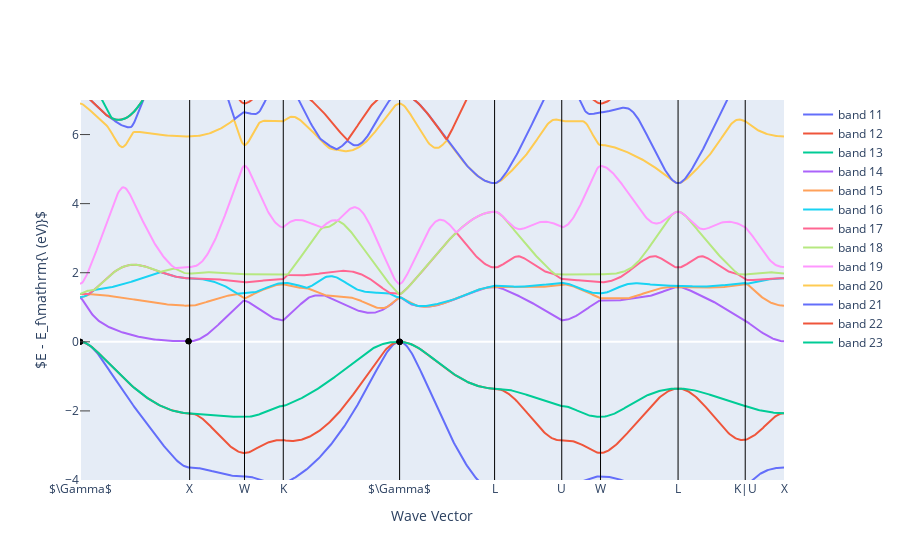

The notebook cell saved with this chart:
### Code cell
for i in el_bs.get_vbm()["kpoint_index"]:
    scatter = go.Scatter(
        x = xvals_band_edges, y = yvals_band_edges,
        mode = "markers", marker = dict(color="black"),
        showlegend=False)
    fig_el_bs.add_trace(scatter)
fig_el_bs.update_layout(xaxis_range = [xvals[0], xvals[-1]])
fig_el_bs.show()

### Figure 1 — Plotly figure (JSON) as saved in the notebook; plotly's stock layout.template omitted (floating-point values rounded to 4 significant figures; data arrays with more than 128 entries replaced by an {"elided": "..."} marker saying what was removed)
{"data": [{"mode": "lines", "name": "band 11", "type": "scatter", "x": {"elided": "647 float values"}, "y": {"elided": "647 float values"}}, {"mode": "lines", "name": "band 12", "type": "scatter", "x": {"elided": "647 float values"}, "y": {"elided": "647 float values"}}, {"mode": "lines", "name": "band 13", "type": "scatter", "x": {"elided": "647 float values"}, "y": {"elided": "647 float values"}}, {"mode": "lines", "name": "band 14", "type": "scatter", "x": {"elided": "647 float values"}, "y": {"elided": "647 float values"}}, {"mode": "lines", "name": "band 15", "type": "scatter", "x": {"elided": "647 float values"}, "y": {"elided": "647 float values"}}, {"mode": "lines", "name": "band 16", "type": "scatter", "x": {"elided": "647 float values"}, "y": {"elided": "647 float values"}}, {"mode": "lines", "name": "band 17", "type": "scatter", "x": {"elided": "647 float values"}, "y": {"elided": "647 float values"}}, {"mode": "lines", "name": "band 18", "type": "scatter", "x": {"elided": "647 float values"}, "y": {"elided": "647 float values"}}, {"mode": "lines", "name": "band 19", "type": "scatter", "x": {"elided": "647 float values"}, "y": {"elided": "647 float values"}}, {"mode": "lines", "name": "band 20", "type": "scatter", "x": {"elided": "647 float values"}, "y": {"elided": "647 float values"}}, {"mode": "lines", "name": "band 21", "type": "scatter", "x": {"elided": "647 float values"}, "y": {"elided": "647 float values"}}, {"mode": "lines", "name": "band 22", "type": "scatter", "x": {"elided": "647 float values"}, "y": {"elided": "647 float values"}}, {"mode": "lines", "name": "band 23", "type": "scatter", "x": {"elided": "647 float values"}, "y": {"elided": "647 float values"}}, {"marker": {"color": "black"}, "mode": "markers", "showlegend": false, "type": "scatter", "x": [0, 2.872, 2.872, 0.9754], "y": [0, 0, 0, 0.0155]}, {"marker": {"color": "black"}, "mode": "markers", "showlegend": false, "type": "scatter", "x": [0, 2.872, 2.872, 0.9754], "y": [0, 0, 0, 0.0155]}, {"marker": {"color": "black"}, "mode": "markers", "showlegend": false, "type": "scatter", "x": [0, 2.872, 2.872, 0.9754], "y": [0, 0, 0, 0.0155]}], "layout": {"shapes": [{"line": {"color": "black", "width": 1}, "type": "line", "x0": 0.9854, "x1": 0.9854, "xref": "x", "y0": 0, "y1": 1, "yref": "y domain"}, {"line": {"color": "black", "width": 1}, "type": "line", "x0": 1.478, "x1": 1.478, "xref": "x", "y0": 0, "y1": 1, "yref": "y domain"}, {"line": {"color": "black", "width": 1}, "type": "line", "x0": 1.826, "x1": 1.826, "xref": "x", "y0": 0, "y1": 1, "yref": "y domain"}, {"line": {"color": "black", "width": 1}, "type": "line", "x0": 2.872, "x1": 2.872, "xref": "x", "y0": 0, "y1": 1, "yref": "y domain"}, {"line": {"color": "black", "width": 1}, "type": "line", "x0": 3.725, "x1": 3.725, "xref": "x", "y0": 0, "y1": 1, "yref": "y domain"}, {"line": {"color": "black", "width": 1}, "type": "line", "x0": 4.328, "x1": 4.328, "xref": "x", "y0": 0, "y1": 1, "yref": "y domain"}, {"line": {"color": "black", "width": 1}, "type": "line", "x0": 4.677, "x1": 4.677, "xref": "x", "y0": 0, "y1": 1, "yref": "y domain"}, {"line": {"color": "black", "width": 1}, "type": "line", "x0": 5.373, "x1": 5.373, "xref": "x", "y0": 0, "y1": 1, "yref": "y domain"}, {"line": {"color": "black", "width": 1}, "type": "line", "x0": 5.977, "x1": 5.977, "xref": "x", "y0": 0, "y1": 1, "yref": "y domain"}], "xaxis": {"mirror": true, "range": [0, 6.325], "showgrid": false, "ticklen": 0, "ticks": "inside", "ticktext": ["$\\Gamma$", "X", "W", "K", "$\\Gamma$", "L", "U", "W", "L", "K|U", "X"], "tickvals": [0, 0.9854, 1.478, 1.826, 2.872, 3.725, 4.328, 4.677, 5.373, 5.977, 6.325], "title": {"text": "Wave Vector"}}, "yaxis": {"mirror": true, "range": [-4, 7], "showgrid": false, "ticklen": 10, "ticks": "inside", "title": {"text": "$E - E_f\\mathrm{\\ (eV)}$"}}}}
